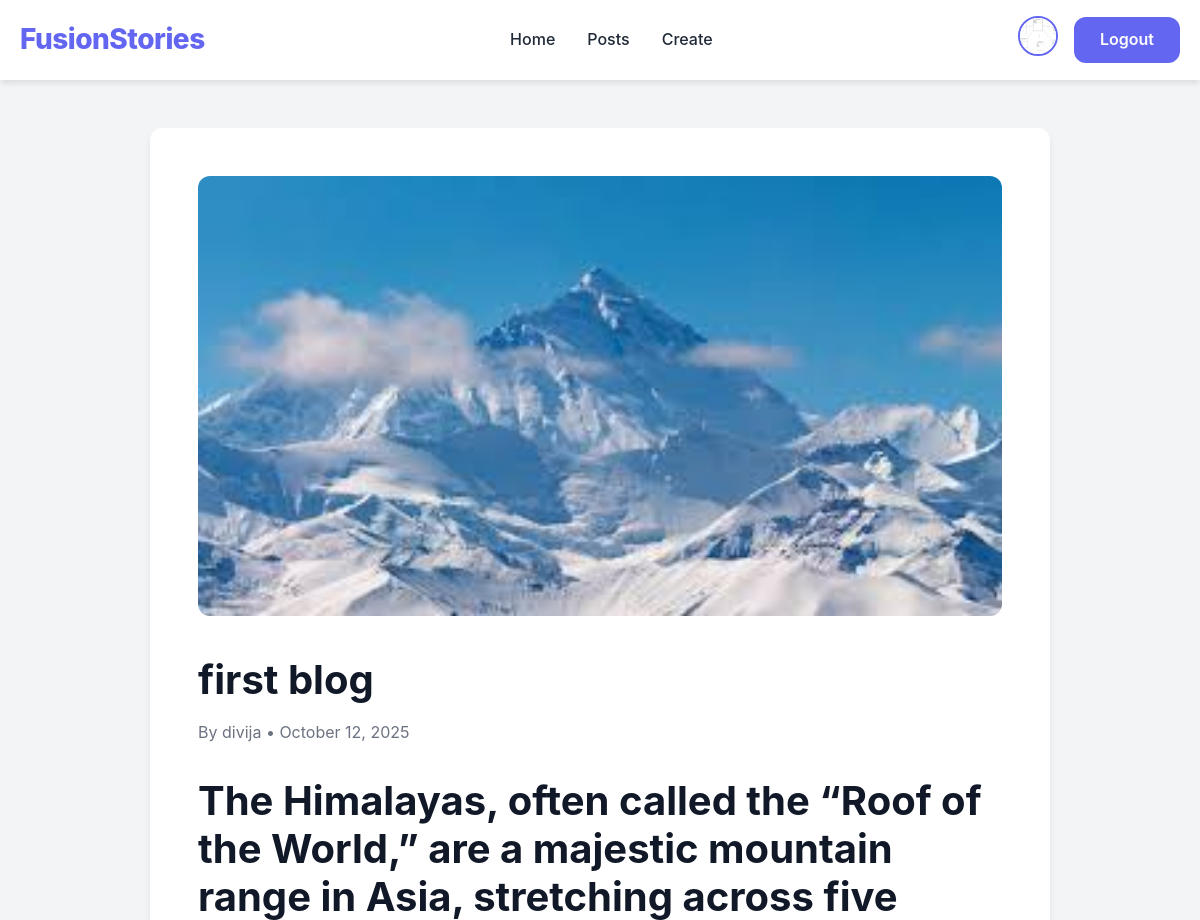
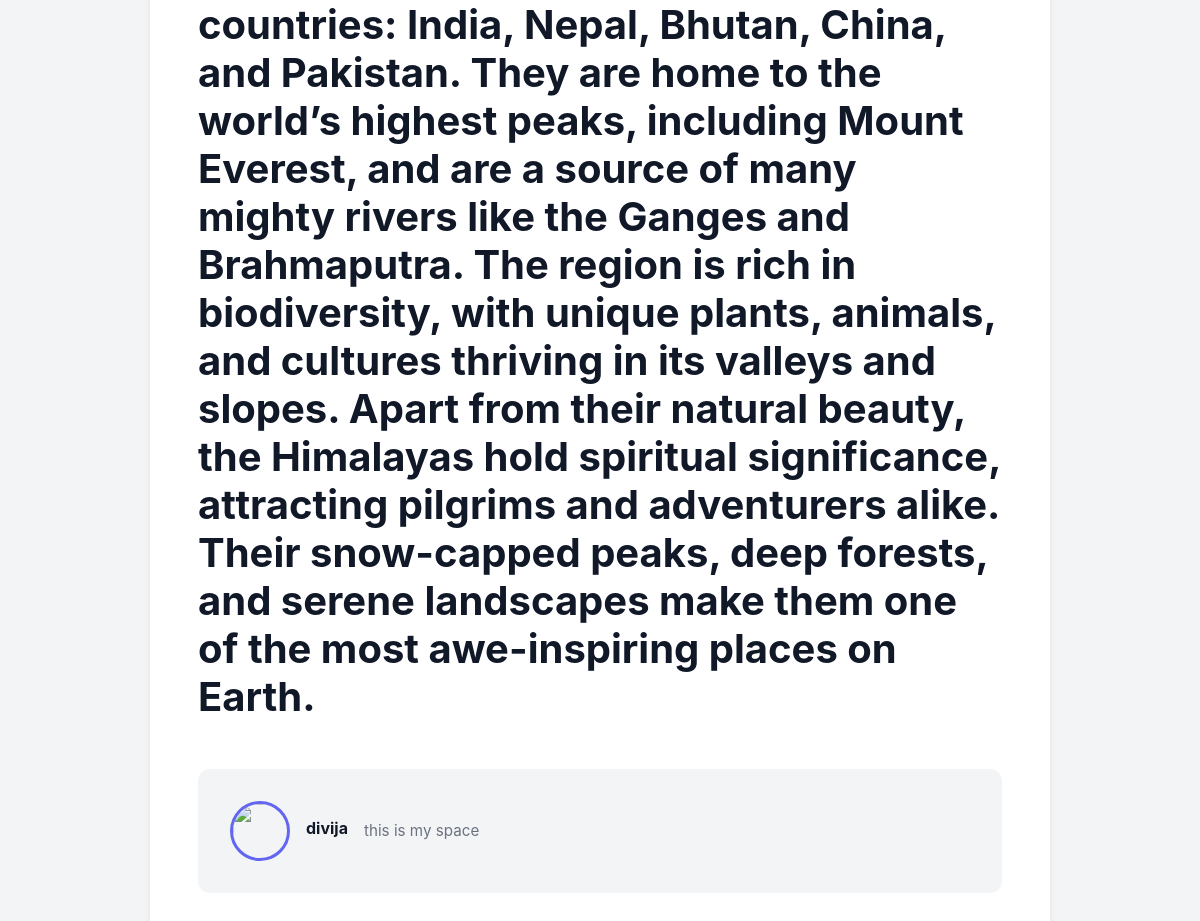
Page /post/7/ (signed in) on the committed database (2 pictures, top to bottom).
### blog/models.py (models this page shows, shortened)
class Post(models.Model):
    title = models.CharField(max_length=200)
    user = models.ForeignKey(User, on_delete=models.CASCADE, related_name='posts')
    content = models.TextField()
    date = models.DateTimeField(default=timezone.now)
    image = models.ImageField(upload_to='posts/', blank=True, null=True)  # Post image

class User(models.Model):
    name = models.CharField(max_length=100, unique=True)  # Username
    email = models.EmailField(unique=True)
    password = models.CharField(max_length=128)  # Hashed password
    desc = models.TextField(blank=True)  # User bio/description
    img = models.ImageField(upload_to='Users/', blank=True, null=True)  # Profile picture

### blog/views.py (the view)
# urls.py: path('post/<int:pk>/', views.read, name="read"),
def read(request, pk):
    username = request.session.get('username')
    profile_img = None
    if username:
        try:
            user = User.objects.get(name=username)
            profile_img = user.img.url if user.img else '/static/default_profile.png'
        except User.DoesNotExist:
            username = None
            profile_img = None
    post_obj = Post.objects.get(id=pk)
    return render(request, "post.html", {"post": post_obj,"username": username,
        "profile_img": profile_img,})

### blog/templates/post.html (shortened to what this page needs)
{% load static %}
<!DOCTYPE html>
<html lang="en">
<head>
    <link rel="stylesheet" href="{% static 'css/style.css' %}">
</head>
<body class="page">
    <header class="navbar">
        <div class="container">
            <a href="{% url 'home' %}" class="logo">FusionStories</a>
            <nav class="nav-links">
                <a href="{% url 'home' %}">Home</a>
                <a href="{% url 'posts' %}">Posts</a>
                {% if username %}<a href="{% url 'create' %}">Create</a>{% endif %}
            </nav>
            <div class="auth-buttons">
                {% if username %}
                <a href="{% url 'profile' %}"><img src="{{ profile_img }}" class="profile-pic"></a>
                <a href="{% url 'logout' %}" class="logout-btn">Logout</a>
                {% else %}
                <a href="{% url 'login' %}" class="login-btn">Login</a>
                <a href="{% url 'register' %}" class="register-btn">Register</a>
                {% endif %}
            </div>
        </div>
    </header>
    <main class="post-page">
        {% if post.image %}
        <img src="{{ post.image.url }}" class="post-header-img">
        {% endif %}
        <h1>{{ post.title }}</h1>
        <p>By {{ post.user.name }} • {{ post.date|date:"F j, Y" }}</p>
        <div class="post-content">
            {{ post.content|safe }}
        </div>
        <section class="author-info">
            {% if post.user.img %}
            <img src="{{ post.user.img.url }}" class="profile-pic-small">
            {% else %}
            <img src="{% static 'default_profile.png' %}" class="profile-pic-small">
            {% endif %}
            <h4>{{ post.user.name }}</h4>
            <p>{{ post.user.desc }}</p>
        </section>
    </main>
</body>
</html>

### blog/static/css/style.css (style rules this page uses)
* { margin: 0; padding: 0; box-sizing: border-box; }
:root { --primary: #6366f1; --primary-dark: #4f46e5; --primary-light: #818cf8; --secondary: #ec4899; --accent: #f59e0b; --dark: #1f2937; --darker: #111827; --gray: #6b7280; --light-gray: #f3f4f6; --border: #e5e7eb; --success: #10b981; --danger: #ef4444; --white: #ffffff; --shadow: 0 4px 6px -1px rgba(0, 0, 0, 0.1); --shadow-lg: 0 10px 15px -3px rgba(0, 0, 0, 0.1); --radius: 12px; --transition: all 0.3s ease; }
body { font-family: 'Inter', -apple-system, BlinkMacSystemFont, 'Segoe UI', 'Roboto', sans-serif; line-height: 1.6; color: var(--dark); background: var(--light-gray); }
.container { max-width: 1200px; margin: 0 auto; padding: 0 20px; }
.navbar { background: var(--white); box-shadow: var(--shadow); position: sticky; top: 0; z-index: 1000; padding: 1rem 0; }
.navbar .container { display: flex; justify-content: space-between; align-items: center; gap: 2rem; }
.logo { font-size: 1.75rem; font-weight: 800; color: var(--primary); text-decoration: none; letter-spacing: -0.5px; }
.nav-links { display: flex; gap: 2rem; align-items: center; }
.nav-links a { color: var(--dark); text-decoration: none; font-weight: 500; transition: var(--transition); position: relative; }
.nav-links a::after { content: ''; position: absolute; bottom: -5px; left: 0; width: 0; height: 2px; background: var(--primary); transition: var(--transition); }
.auth-buttons { display: flex; gap: 1rem; align-items: center; }
.profile-pic { width: 40px; height: 40px; border-radius: 50%; object-fit: cover; border: 2px solid var(--primary); cursor: pointer; transition: var(--transition); }
.login-btn, .register-btn, .logout-btn { padding: 0.5rem 1.5rem; border-radius: var(--radius); text-decoration: none; font-weight: 600; transition: var(--transition); display: inline-block; }
.register-btn, .logout-btn { background: var(--primary); color: var(--white); border: 2px solid var(--primary); }
.page { background: var(--light-gray); min-height: 100vh; }
.post-page { max-width: 900px; margin: 3rem auto; padding: 3rem; background: var(--white); border-radius: var(--radius); box-shadow: var(--shadow); }
.post-header-img { width: 100%; border-radius: var(--radius); margin-bottom: 2rem; max-height: 500px; object-fit: cover; }
.post-page h1 { font-size: 2.5rem; margin-bottom: 1rem; color: var(--darker); line-height: 1.2; }
.post-page > p { color: var(--gray); margin-bottom: 2rem; font-size: 1rem; }
.post-content { font-size: 1.1rem; line-height: 1.8; color: var(--dark); margin-bottom: 3rem; }
.author-info { display: flex; align-items: center; gap: 1rem; padding: 2rem; background: var(--light-gray); border-radius: var(--radius); margin-top: 3rem; }
.profile-pic-small { width: 60px; height: 60px; border-radius: 50%; object-fit: cover; border: 3px solid var(--primary); }
.author-info h4 { color: var(--darker); margin-bottom: 0.25rem; }
.author-info p { color: var(--gray); font-size: 0.95rem; }

### rows in the picture
Post: image (picture), title "first blog", user.name "divija", date "October 12, 2025", content "The Himalayas, often called the “Roof of the World,” are a majestic mountain range in Asia, stretching across five countries: India, Nepal, Bhutan, China, and Pakistan. They are home to the world’s highest peaks, including Mount Everest, and are a source of many mighty rivers like the Ganges and Brahmaputra. The region is rich in biodiversity, with unique plants, animals, and cultures thriving in its valleys and slopes. Apart from their natural beauty, the Himalayas hold spiritual significance, attracting pilgrims and adventurers alike. Their snow-capped peaks, deep forests, and serene landscapes make them one of the most awe-inspiring places on Earth.", user.desc "this is my space"
